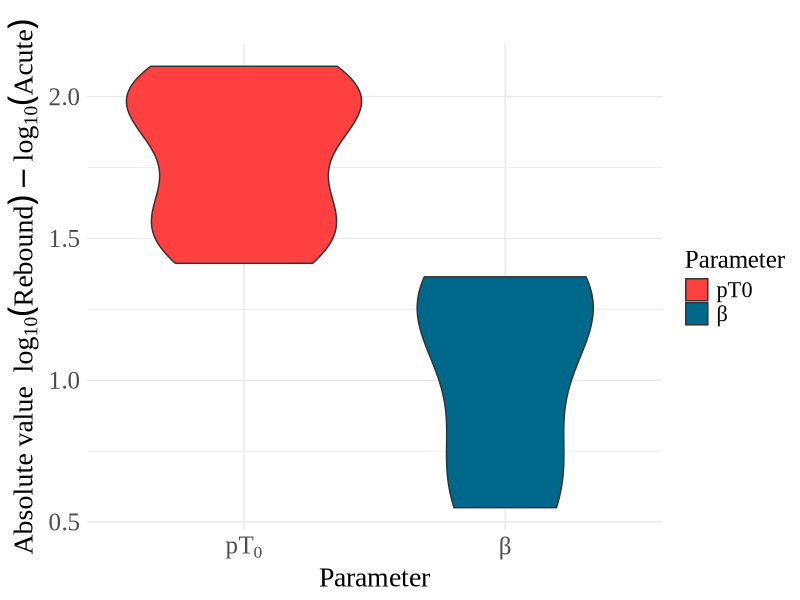
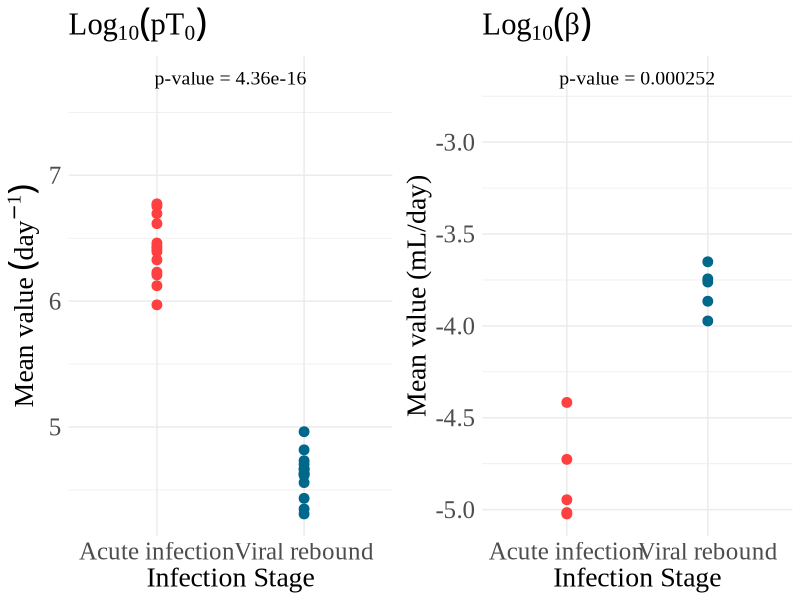

The R script that drew these images, in order:
## Create violin plots for the difference between acute and rebound


# Create pie-charts with the characteristics of the best models
# For parameters whose population value INCREASES keep the ORIGINAL COLOR. 
# For parameters whose population value DECREASES use a WASHED-OUT COLOR. 

#This is for one type for model selection. Need to repeat for all 5. 

#Load packages and set working directory
library(readr)
library(ggplot2)
library(dplyr)
library(readxl)
library(gridExtra)
library(tidyr)

setwd("/Users/ejm6007/Desktop/NLME/B2AcReLogit50")


#Load files 
#Document with best mdoels
B2AcRe_SelectedModels <- read_xlsx("Summary_B2AcReLogit50_ModelSelection.xlsx", 
                                   sheet = "Model Selection 1") ###change
j=1 ###change
#Prm values
B2AcReAll<-read_csv("B2AcReLogit50All.csv")

#best models for each selecttion type
selectedrows=c(13, 5, 9, 15)
parameters<-c("delta", "log10pT0", "c", "beta", "tstart")

#keep best models
rows=selectedrows[j]
B2AcRe_SelectedModels<-B2AcRe_SelectedModels[1:rows, ]

#From the matrix of prm values, create one that contains the prm values for  
#the best models
BestModelsPrmValues<-NULL
for (i in 1:rows){
  current<-B2AcReAll[which(B2AcReAll$Run==B2AcRe_SelectedModels$Run[i]), ]
  BestModelsPrmValues<-rbind(BestModelsPrmValues, current)
}

#Keep prms that are the beta prms for the covariates
betaRebound<-BestModelsPrmValues[which((grepl("Dynamics_Rebound", 
                                              BestModelsPrmValues$param))), c(1, 2, 10, 11)]

# Order the matrix based on the (param) in ascending order
betaRebound <- betaRebound[order(betaRebound$param), ]

#Keep track of each parameter
beta_log10pT0_Rebound<-betaRebound[which((grepl("log10pT0", betaRebound$param))), ]
beta_log10beta_Rebound<-betaRebound[which((grepl("log10beta", betaRebound$param))), ]

log10pT0_Rebound<-NULL
log10pT0_Acute<-NULL
for (i in 1:nrow(beta_log10pT0_Rebound)){
  current<-BestModelsPrmValues[which(BestModelsPrmValues$Run==beta_log10pT0_Rebound$Run[i]), ]
  
  log10pT0_pop<-current$estimate[which(current$param=="log10pT0_pop")]
  log10pT0_Acute<-rbind(log10pT0_Acute, log10pT0_pop)
  
  log10pT0<-current$estimate[which(current$param=="log10pT0_pop")]+
    current$estimate[which(current$param=="beta_log10pT0_Dynamics_Rebound")]
  log10pT0_Rebound<-rbind(log10pT0_Rebound, log10pT0)
}

log10pT0_diff<-abs(log10pT0_Rebound-log10pT0_Acute)


log10beta_Rebound<-NULL
log10beta_Acute<-NULL
for (i in 1:nrow(beta_log10beta_Rebound)){
  current<-BestModelsPrmValues[which(BestModelsPrmValues$Run==beta_log10beta_Rebound$Run[i]), ]
  
  log10beta_pop<-current$estimate[which(current$param=="log10beta_pop")]
  log10beta_Acute<-rbind(log10beta_Acute, log10beta_pop)
  
  log10beta<-current$estimate[which(current$param=="log10beta_pop")]+
    current$estimate[which(current$param=="beta_log10beta_Dynamics_Rebound")]
  log10beta_Rebound<-rbind(log10beta_Rebound, log10beta)
}

log10beta_diff<-abs(log10beta_Rebound-log10beta_Acute)



# Create a data frame
data <- data.frame(
  Parameter = rep(c("pT0", "β"), 
                  times = c(length(log10pT0_diff), length(log10beta_diff))),
  Value = c(log10pT0_diff, log10beta_diff)
)

# Create violin plot
ggplot(data, aes(x = Parameter, y = Value, fill = Parameter)) +
  geom_violin() +
  theme_minimal() +
  scale_fill_manual(values = c("brown1", "deepskyblue4")) +
  labs(title = "",
       x = "Parameter",
       y = expression("Absolute value " ~ log[10]("Rebound") - log[10]("Acute")))+ 
  theme(axis.text = element_text(size = 18, family = "Times New Roman"),  # Adjust the size and font for axis text
        axis.title = element_text(size = 20, family = "Times New Roman"),  # Set the font for axes titles
        plot.title = element_text(size = 24, face = "bold", family = "Times New Roman"), 
        legend.text = element_text(size = 16),  # Adjust legend text size
        legend.title = element_text(size = 18), 
        text = element_text(family = "Times New Roman"))+  # Set the font for the plot title
  scale_x_discrete(labels = c("pT0" = expression(pT[0]), "β" = "β"))



#Make scatterplots 
# Assuming log10pT0_Acute, log10pT0_Rebound, log10beta_Acute, and log10beta_Rebound are your vectors
result_pT0 <- t.test(log10pT0_Acute, log10pT0_Rebound)
result_beta <- t.test(log10beta_Acute, log10beta_Rebound)

# Create data frames for plotting
data_pT0 <- data.frame(
  Value = c(log10pT0_Acute, log10pT0_Rebound),
  Parameter = rep(c("Acute", "Rebound"), each = length(log10pT0_Acute)),
  Color = rep(c("brown1", "deepskyblue4"), each = length(log10pT0_Acute)),
  Variable = rep("log10pT0", length(log10pT0_Acute) * 2)
)

data_beta <- data.frame(
  Value = c(log10beta_Acute, log10beta_Rebound),
  Parameter = rep(c("Acute", "Rebound"), each = length(log10beta_Acute)),
  Color = rep(c("brown1", "deepskyblue4"), each = length(log10beta_Acute)),
  Variable = rep("log10beta", length(log10beta_Acute) * 2)
)


# Plot log10pT0 side by side with annotation
plot_pT0 <- ggplot(data_pT0, aes(x = Parameter, y = Value, color = Color)) +
  geom_point(position = position_dodge(width = 0.8), size = 3) +
  theme_minimal() +
  labs(title = expression(Log[10](pT[0])),
       x = "Infection Stage",
       y = expression("Mean value " (day^{-1}))) +
  theme(axis.text = element_text(size = 18, family = "Times New Roman"),  # Adjust the size and font for axis text
        axis.title = element_text(size = 20, family = "Times New Roman"),  # Set the font for axes titles
        plot.title = element_text(size = 22, face = "bold", family = "Times New Roman"), 
        legend.text = element_text(size = 16),  # Adjust legend text size
        legend.title = element_text(size = 18), 
        text = element_text(family = "Times New Roman"))+  # Set the font for the plot title
  scale_color_identity() +  # Use the specified colors without any scaling
  annotate("text", x = 1.5, y = max(data_pT0$Value) + 1, 
           label = paste("p-value =", signif(result_pT0$p.value, digits = 3)), 
           size = 5, color = "black", family = "Times New Roman") + # Add p-value annotation
  scale_x_discrete(labels = c("Acute" = "Acute infection", "Rebound" = "Viral rebound"))

# Plot log10beta side by side with annotation
plot_beta <- ggplot(data_beta, aes(x = Parameter, y = Value, color = Color)) +
  geom_point(position = position_dodge(width = 0.8), size = 3) +
  theme_minimal() +
  labs(title = expression(Log[10]("β")),
       x = "Infection Stage",
       y = "Mean value (mL/day)") +
  theme(axis.text = element_text(size = 18, family = "Times New Roman"),  # Adjust the size and font for axis text
        axis.title = element_text(size = 20, family = "Times New Roman"),  # Set the font for axes titles
        plot.title = element_text(size = 22, face = "bold", family = "Times New Roman"), 
        legend.text = element_text(size = 16),  # Adjust legend text size
        legend.title = element_text(size = 18), 
        text = element_text(family = "Times New Roman"))+  # Set the font for the plot title
  scale_color_identity() +  # Use the specified colors without any scaling
  annotate("text", x = 1.5, y = max(data_beta$Value) + 1, 
           label = paste("p-value =", signif(result_beta$p.value, digits = 3)), 
           size = 5, color = "black", family = "Times New Roman") + # Add p-value annotation
scale_x_discrete(labels = c("Acute" = "Acute infection", "Rebound" = "Viral rebound"))

# Arrange the plots side by side
grid.arrange(plot_pT0, plot_beta, ncol = 2)


